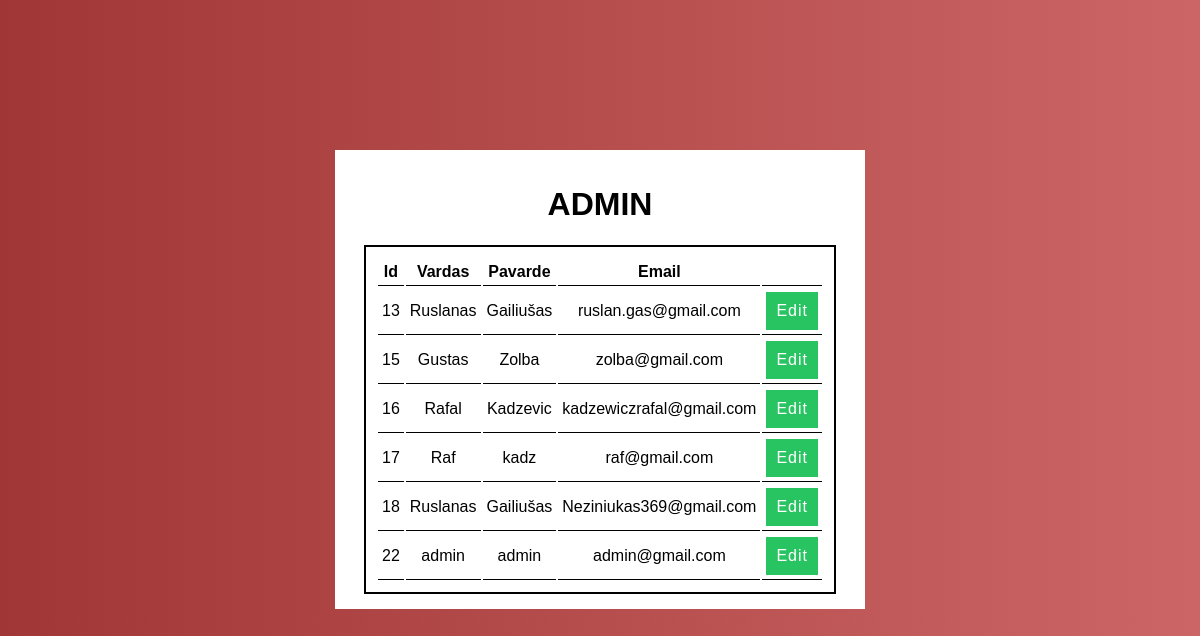
The app's page /admin.php, older data.
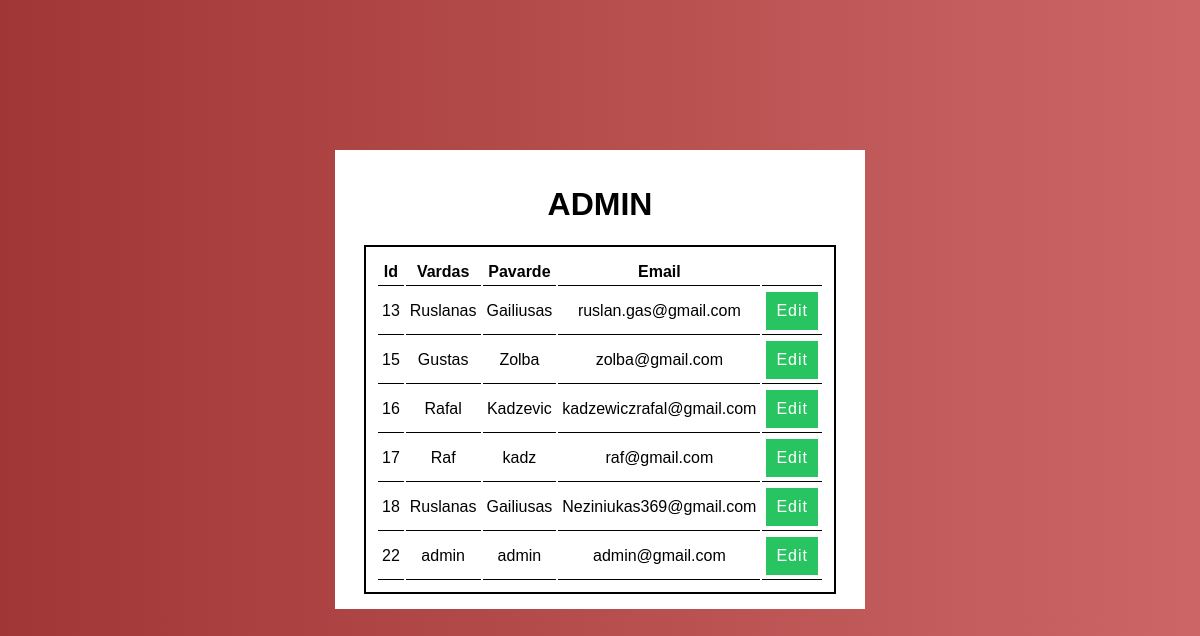
The same page, newer data.
### tables this page shows
CREATE TABLE `users` (
  `id` int(11) NOT NULL,
  `username` varchar(100) NOT NULL,
  `lastname` varchar(100) NOT NULL,
  `email` varchar(100) NOT NULL,
  `password` varchar(100) NOT NULL,
  `avatar` varchar(100) NOT NULL,
  `profession` varchar(100) NOT NULL,
  `dkey` varchar(50) DEFAULT NULL,
  `card_id` int(100) NOT NULL
);

### admin.php (the view, shortened to what this page needs)
<!doctype html>
<html lang="en">
<head>
  <link rel="stylesheet" href="admin.css">
</head>
<body>
    <div class="container">
        <div class="admin-page">
            <h1>ADMIN</h1>
            <?php
                require_once "connect.php";
                $mysqli = new mysqli($host,$db_user,$db_password, $db_name);
                $sql = "SELECT * FROM users";
                if($result = $mysqli->query($sql))
                {
                    if($result->num_rows>0)
                    {
                        echo '<table class="">';
                        echo "<tr><td><b>Id</b></td><td><b>Vardas</b></td><td><b>Pavarde</b></td><td><b>Email</b></td><td></td></tr>";
                        while($row=$result->fetch_assoc())
                        {
                            echo "<tr><td>".$row['id']."</td><td>".$row['username']."</td><td>".$row['lastname']."</td><td>".$row['email']."<td><a target='_blank' href='edit.php?id=".$row['id']."'>Edit</a></td>";
                        }
                        echo "</table>";
                    }
                }
                else {
                    echo "Klaida su DB!";
                }
                ?>
        </div>
    </div>
</body>
</html>

### admin.css (style rules this page uses)
body { background: #76b852; background: -webkit-linear-gradient(right, #cc6666, #a13636); background: -moz-linear-gradient(right, #cc6666, #a13636); background: -o-linear-gradient(right, #cc6666, #a13636); background: linear-gradient(to left, #cc6666, #a13636); font-family: Arial, Helvetica, sans-serif; }
table { padding: 10px; border: 2px solid black; background-color: white; margin: auto; }
table td, tr { padding: 4px; }
table td { border-bottom: 1px solid black; }
.admin-page { width: 500px; margin: auto; margin-top: 150px; text-align: center; background-color: white; padding: 15px; }
a { letter-spacing: 1px; text-decoration: none; color: white; display: block; background-color: #29C462; padding: 10px; }

Row changes from the older to the newer data that the page shows:
changed users "ruslan.gas@gmail.com": lastname "Gailiušas" → "Gailiusas"
changed users "Neziniukas369@gmail.com": lastname "Gailiušas" → "Gailiusas"
